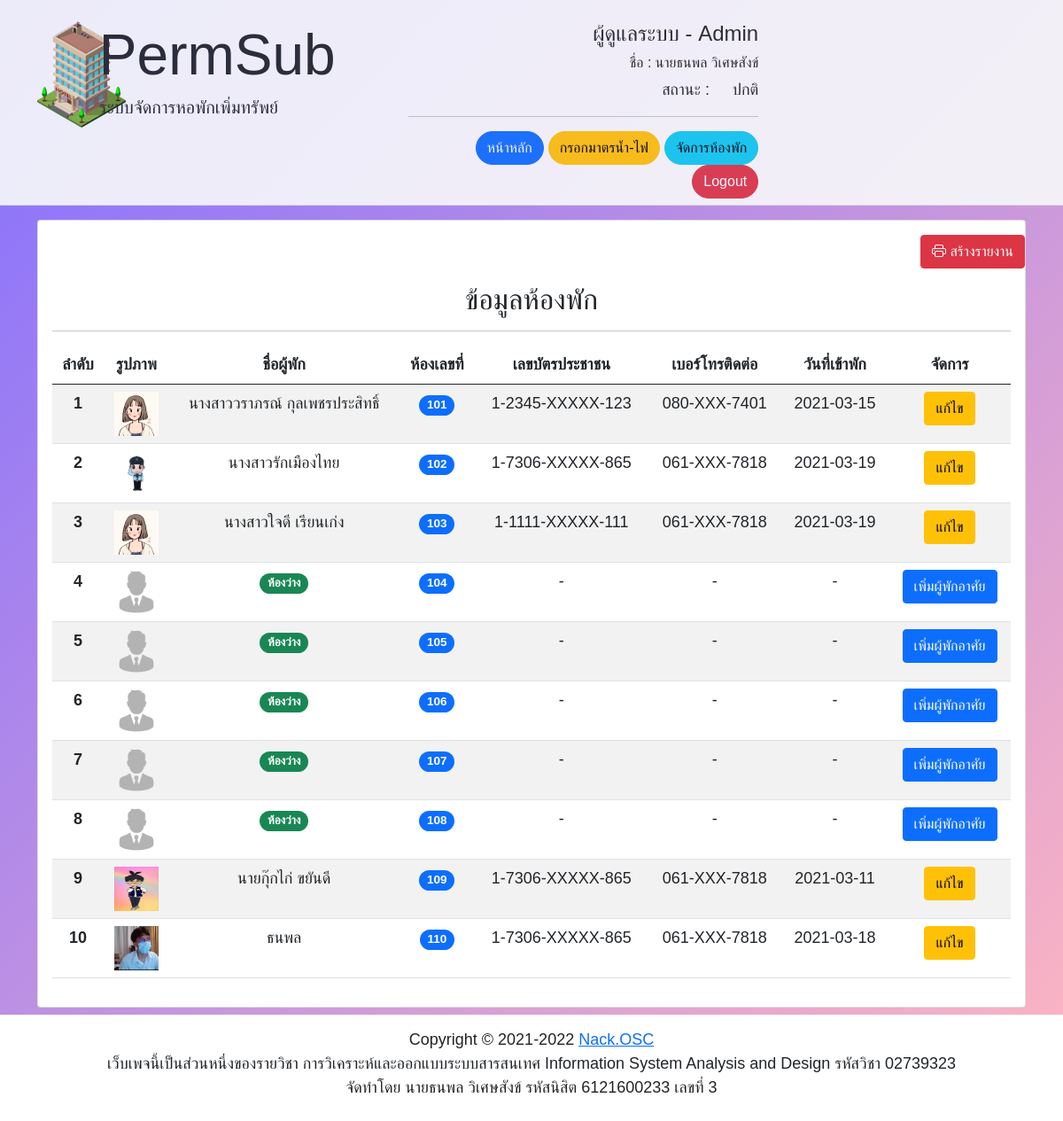
Screenshot of /sa/welcome_admin.php (signed in) with the database file from the repository.
### tables this page shows
CREATE TABLE `users` (
  `user_id` int(11) NOT NULL,
  `room_id` int(3) NOT NULL,
  `status` varchar(5) NOT NULL DEFAULT 'user',
  `username` varchar(100) NOT NULL,
  `password` varchar(100) NOT NULL,
  `name` text NOT NULL,
  `phone` text NOT NULL,
  `line` text NOT NULL,
  `email` varchar(100) NOT NULL,
  `address` text NOT NULL,
  `id_card` text NOT NULL,
  `image` text NOT NULL,
  `check_in` date NOT NULL DEFAULT current_timestamp()
);

### sa/functions/functions.php (called while the page is built, shortened)
<?php
    class DB_con {
        function __construct() {
            $conn = mysqli_connect(DB_SERVER, DB_USER, DB_PASS, DB_NAME);
            $this->dbcon = $conn;
        }
        public function getData() {
            $result = mysqli_query($this->dbcon,
            "SELECT *
            FROM users
            -- INNER JOIN rooms
            -- ON users.room_id = rooms.room_id
            WHERE users.status = 'user'
            ORDER BY room_id;"
            );
            return $result ;
        }
    }
?>

### sa/welcome_admin.php (the view, shortened to what this page needs)
<?php
    if ($_SESSION['user_id'] == "" || $_SESSION['status'] == "user" ) {
        header("location: welcome.php");
    }  else {
        include_once('functions/functions.php');
        $userdata = new DB_con();
        $result = $userdata->getData();
?>
<!DOCTYPE html>
<html lang="en">
<head>
    <link rel="stylesheet" href="https://stackpath.bootstrapcdn.com/bootstrap/5.0.0-alpha1/css/bootstrap.min.css"
>
    <link rel="stylesheet" href="https://cdn.jsdelivr.net/npm/bootstrap-icons@1.4.0/font/bootstrap-icons.css">
    <link rel="stylesheet" href="style.css" type="text/css">
    <link rel="stylesheet" href="https://cdn.jsdelivr.net/chartist.js/latest/chartist.min.css">
</head>
<body class="font-set bg-index" style="font-size: large;">
    <nav class="navbar navbar-light bg-light" style="opacity: 0.9;">
        <div class="container">
            <div class="row" style="opacity: 2;">
                <div class="col text-left mt-3">
                    <div class="row">
                        <div class="col-2">
                            <img class="mb-3" src="img/logo.png" style="width:100px;">
                        </div>
                        <div class="col">
                            <h3 class="display-3">PermSub</h3>
                            <h5>ระบบจัดการหอพักเพิ่มทรัพย์</h5>
                        </div>
                    </div>
                </div>
                <div class="mt-3 col" style="text-align: right;">
                    <h4>ผู้ดูแลระบบ - Admin</h4>
                    <h6>ชื่อ : <?php echo $_SESSION['name']; ?></h6>
                    <span>สถานะ : <div class="spinner-grow spinner-grow-sm text-success" role="status"></div><span
                            color="success"> ปกติ </span></span>
                    <hr>
                    <a href="admin.php" class="btn btn-primary rounded-pill">หน้าหลัก</a>
                    <a href="input_unit.php?id=101" class="btn btn-warning rounded-pill">กรอกมาตรน้ำ-ไฟ</a>
                    <a href="welcome_admin.php" class="btn btn-info rounded-pill">จัดการห้องพัก</a>
                    <a href="logout.php" class="btn btn-danger rounded-pill">Logout</a>
                </div>
            </div>
        </div>
    </nav>
    <div class="container">
        <div class="mt-3 card">
            <div class="mr-2" style="text-align:right;">
                <a href="report_room.php" type="submit" name="submit" id="submit" class="mt-3 btn btn-danger">
                    <i class="bi bi-printer"></i> สร้างรายงาน
                </a>
            </div>
            <div class="card-body">
                <div class="table-responsive">
                    <table class="table table-striped">
                        <thead class="text-center">
                            <h2 style="text-align:center;">ข้อมูลห้องพัก</h2>
                            <hr>
                            <tr>
                                <th scope="col">ลำดับ</th>
                                <th scope="col">รูปภาพ</th>
                                <th scope="col">ชื่อผู้พัก</th>
                                <th scope="col">ห้องเลขที่</th>
                                <th scope="col">เลขบัตรประชาชน</th>
                                <th scope="col">เบอร์โทรติดต่อ</th>
                                <th scope="col">วันที่เข้าพัก</th>
                                <th scope="col">จัดการ</th>
                            </tr>
                        </thead>
                        <tbody class="text-center">
                            <?php $i=1; foreach( $result as $row ) { ?>
                            <tr style="font-size: large;">
                                <th><?php echo $i ?></th>
                                <?php
                                if($row['image']=="" ){ ?>
                                <th scope="row"><img src="img/preprofile.png" alt="" style="height:50px; width:50px;">
                                </th>
                                <?php }else{
                                    ?>
                                <th scope="row"><img src="<?php echo $row['image']; ?>" alt=""
                                        style="height:50px; width:50px;"></th>
                                <?php
                                } ?>
                                <?php if(empty($row['name'])){ ?>
                                <td><span class="badge rounded-pill bg-success"><?php echo 'ห้องว่าง'; ?></span></td>
                                <?php }else{ ?>
                                <td><?php echo $row['name']; ?></td>
                                <?php } ?>
                                <td><span class="badge rounded-pill bg-primary"><?php echo $row['room_id']; ?></span>
                                </td>
                                <?php
                                if(empty($row['id_card'])){ ?>
                                <td><?php echo ('-');?></td>
                                <?php }else{ ?>
                                <td><?php echo substr($row['id_card'], 0, 1);?>-<?php echo substr($row['id_card'], 1, 4);?>-XXXXX-<?php echo substr($row['id_card'], -3);?>
                                </td>
                                <?php } ?>
                                <?php
                                if(empty($row['phone'])){ ?>
                                <td><?php echo ('-');?></td>
                                <?php }else{ ?>
                                <td><?php echo substr($row['phone'], 0, 3);?>-XXX-<?php echo substr($row['phone'], 6, 10);?>
                                </td>
                                <?php } ?>
                                <?php if(($row['check_in'])=='0000-00-00'){ ?>
                                <td><?php echo ('-');?></td>
                                <?php }else{ ?>
                                <td><?php echo $row['check_in'];?> </td>
                                <?php } ?>
                                <td>
                                    <?php
                                    if(($row['check_in'])=='0000-00-00'){
                                        ?>
                                    <a href="register.php?room_id=<?php echo $row['room_id']; ?>"
                                        class="btn btn-primary">เพิ่มผู้พักอาศัย</a>
                                    <?php
                                    }else{
                                        ?>
                                    <a href="edit_page.php?id=<?php echo $row['user_id']; ?>"
                                        class="btn btn-warning">แก้ไข</a>
                                    <?php
                                    }
                                    ?>
                                </td>
                            </tr>
                            <?php  $i = $i+1; }?>
                        </tbody>
                    </table>
                </div>
            </div>
        </div>
    </div>
</body>
<footer class="text-center pb-2 mt-2" style="padding-top:15px;background-color: white;">
    <span>Copyright &copy; 2021-2022 <a
            href="https://www.facebook.com/me/">Nack.OSC</a><br>เว็บเพจนี้เป็นส่วนหนึ่งของรายวิชา
        การวิเคราะห์และออกแบบระบบสารสนเทศ Information System Analysis and Design รหัสวิชา 02739323</span>
    <p>จัดทำโดย นายธนพล วิเศษสังข์ รหัสนิสิต 6121600233 เลขที่ 3</p>
</footer>
</html>
<?php
}
?>

### sa/style.css (style rules this page uses)
* { margin: 0; padding: 0; }
.font-set { font-size: medium; font-family: 'Mitr', sans-serif; }
.bg-index { background-image: linear-gradient(to bottom right , #8470FF, #FFB6C1); background-repeat: no-repeat; }

### sa/welcome_admin.php (style rules this page uses)
.navbar { box-shadow: inset 0-1px 0 0 rgba(0, 0, 0, 0.1); }
@media (min-width: 768px) { .navbar { top: 0; position: sticky; z-index: 999; } }

### rows the page displays
users: image (picture), name "นางสาววราภรณ์ กุลเพชรประสิทธิ์", room "101", id_card "1", id_card "2345", id_card "123", phone "080", phone "7401", check_in "2021-03-15"
users: image (picture), name "นางสาวรักเมืองไทย", room "102", id_card "1", id_card "7306", id_card "865", phone "061", phone "7818", check_in "2021-03-19"
users: image (picture), name "นางสาวใจดี เรียนเก่ง", room "103", id_card "1", id_card "1111", id_card "111", phone "061", phone "7818", check_in "2021-03-19"
users: name "ห้องว่าง", room "104"
users: name "ห้องว่าง", room "105"
users: name "ห้องว่าง", room "106"
users: name "ห้องว่าง", room "107"
users: name "ห้องว่าง", room "108"
users: image (picture), name "นายกุ๊กไก่ ขยันดี", room "109", id_card "1", id_card "7306", id_card "865", phone "061", phone "7818", check_in "2021-03-11"
users: image (picture), name "ธนพล", room "110", id_card "1", id_card "7306", id_card "865", phone "061", phone "7818", check_in "2021-03-18"

### other values shown
$_SESSION['name'] "นายธนพล วิเศษสังข์"
